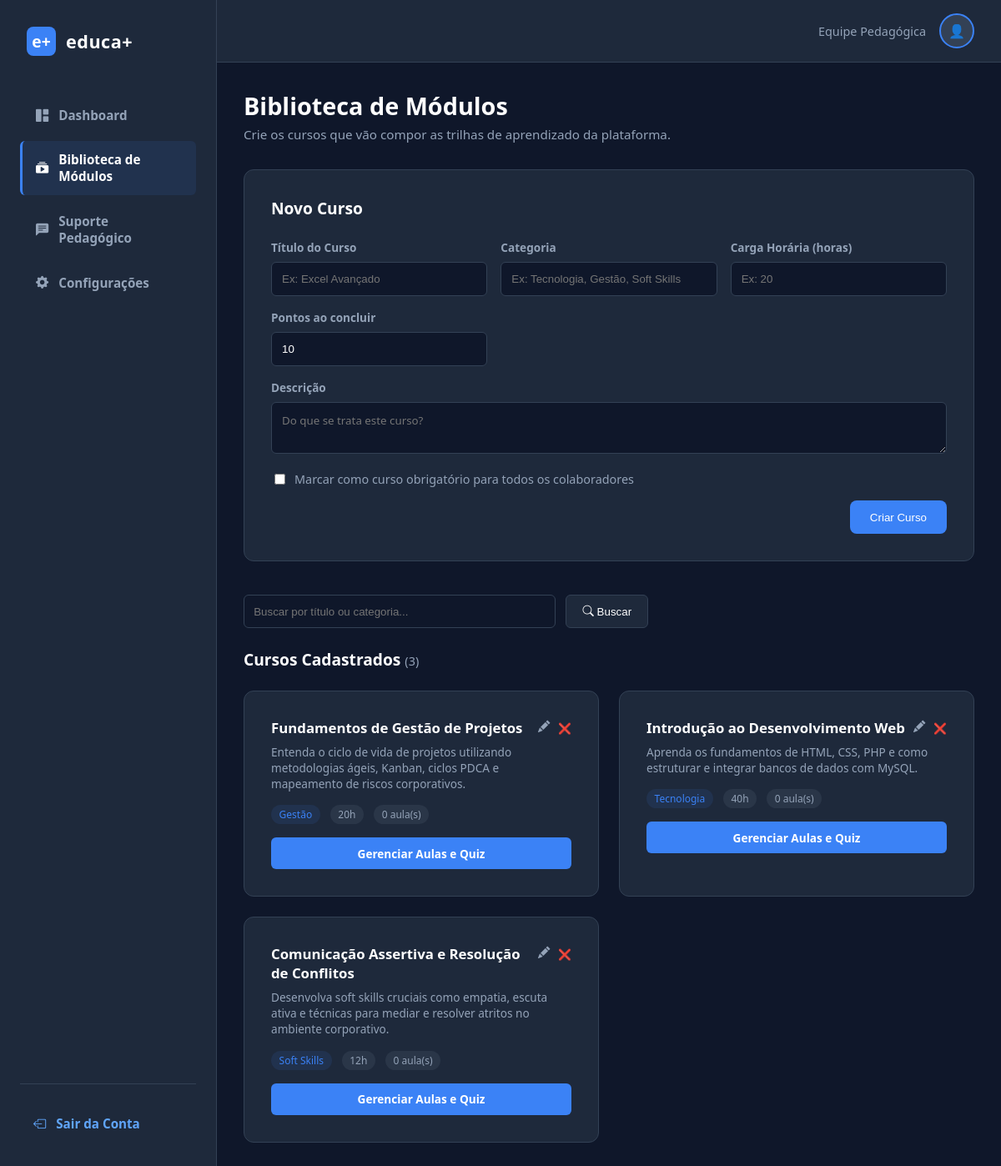
The app's page /gerenciar_cursos.php (signed in) with its own data.
### tables this page shows
CREATE TABLE cursos (
  id INT AUTO_INCREMENT PRIMARY KEY,
  titulo VARCHAR(150) NOT NULL,
  descricao TEXT DEFAULT NULL,
  carga_horaria INT NOT NULL,
  categoria VARCHAR(50) DEFAULT 'Geral',
  criado_em TIMESTAMP NOT NULL DEFAULT CURRENT_TIMESTAMP,
  obrigatorio TINYINT(1) NOT NULL DEFAULT 0
);

### app/autoload.php (called while the page is built, shortened)
<?php
spl_autoload_register(function ($classe) {
    $prefixo = 'App\\';
    $diretorioBase = __DIR__ . '/';
    $classeRelativa = substr($classe, strlen($prefixo));
    $arquivo = $diretorioBase . str_replace('\\', '/', $classeRelativa) . '.php';
});

### app/Core/Database.php (called while the page is built, shortened)
<?php
class Database
{
    private static ?PDO $instancia = null;
    public static function getConexao(): PDO
    {
        if (self::$instancia === null) {
            $host = 'localhost';
            $db   = 'plataforma_treinamento';
            $user = 'root';
            $pass = '';
            $sgbd = 'mysql';
            try {
                self::$instancia = new PDO("$sgbd:host=$host;dbname=$db;charset=utf8mb4", $user, $pass);
                self::$instancia->setAttribute(PDO::ATTR_ERRMODE, PDO::ERRMODE_EXCEPTION);
                self::$instancia->setAttribute(PDO::ATTR_DEFAULT_FETCH_MODE, PDO::FETCH_ASSOC);
            } catch (PDOException $e) {
                error_log('[Database::getConexao] ' . $e->getMessage());
                die("Não foi possível conectar ao banco de dados. Verifique se o MySQL está rodando e tente novamente.");
            }
        }
        return self::$instancia;
    }
}

### app/Controllers/ConteudoController.php (called while the page is built, shortened)
<?php
class ConteudoController
{
    private Curso $cursoModel;
    private Aula $aulaModel;
    public function __construct()
    {
        $this->cursoModel = new Curso();
        $this->aulaModel = new Aula();
    }
    public function listarCursos(): array
    {
        $cursos = $this->cursoModel->todosOrdenados();
        foreach ($cursos as &$c) {
            $c['total_aulas'] = $this->aulaModel->contarPorCurso($c['id']);
        }
        return $cursos;
    }
}

### app/Core/Model.php (called while the page is built, shortened)
<?php
abstract class Model
{
    public function __construct()
    {
        $this->db = Database::getConexao();
    }
}

### app/Models/Curso.php (called while the page is built, shortened)
<?php
class Curso extends Model
{
    public function todosOrdenados(): array
    {
        return $this->db->query("SELECT * FROM cursos ORDER BY id DESC")->fetchAll();
    }
}

### app/Models/Aula.php (called while the page is built, shortened)
<?php
class Aula extends Model
{
    public function contarPorCurso(int $cursoId): int
    {
        $stmt = $this->db->prepare("SELECT COUNT(*) FROM aulas WHERE curso_id = :curso_id");
        $stmt->execute(['curso_id' => $cursoId]);
        return (int) $stmt->fetchColumn();
    }
}

### gerenciar_cursos.php (the view, shortened to what this page needs)
<?php
require_once __DIR__ . '/app/autoload.php';
$conteudoController = new ConteudoController();
$curso_em_edicao = null;
$busca = trim($_GET['busca'] ?? '');
$pagina_atual_num = max(1, (int)($_GET['pagina'] ?? 1));
$por_pagina = 6;
$todos_cursos = $conteudoController->listarCursos();
$total_cursos_encontrados = count($todos_cursos);
$total_paginas = max(1, (int)ceil($total_cursos_encontrados / $por_pagina));
$pagina_atual_num = min($pagina_atual_num, $total_paginas);
$cursos = array_slice($todos_cursos, ($pagina_atual_num - 1) * $por_pagina, $por_pagina);
require_once 'includes/header.php';
?>
<div class="main-container">
    <?php require_once 'includes/sidebar.php'; ?>
    <main class="main-content">
        <div style="margin-bottom: 2rem;">
            <h1 style="margin: 0; font-size: 1.8rem; font-weight: 700; color: var(--text-white);">Biblioteca de Módulos</h1>
            <p style="margin: 0.3rem 0 0 0; color: var(--text-gray); font-size: 0.95rem;">
                Crie os cursos que vão compor as trilhas de aprendizado da plataforma.
            </p>
        </div>
        <div class="stat-card" style="margin-bottom: 2.5rem;">
            <h2 style="font-size: 1.2rem; margin-top: 0; margin-bottom: 1.5rem; color: var(--text-white); font-weight: 600;">
                <?php echo $curso_em_edicao ? 'Editar Curso: ' . htmlspecialchars($curso_em_edicao['titulo']) : 'Novo Curso'; ?>
            </h2>
            <form action="gerenciar_cursos.php" method="POST" style="display: flex; flex-direction: column; gap: 1rem;">
                <div style="display: grid; grid-template-columns: repeat(auto-fit, minmax(200px, 1fr)); gap: 1rem;">
                    <div>
                        <label style="display: block; font-size: 0.85rem; color: var(--text-gray); margin-bottom: 0.5rem; font-weight: 600;">Título do Curso</label>
                        <input type="text" name="titulo" required placeholder="Ex: Excel Avançado" value="<?php echo htmlspecialchars($curso_em_edicao['titulo'] ?? ''); ?>" style="width: 100%; padding: 0.75rem; background-color: var(--bg-dark); border: 1px solid var(--border-color); border-radius: 6px; color: var(--text-white); box-sizing: border-box;">
                    </div>
                    <div>
                        <label style="display: block; font-size: 0.85rem; color: var(--text-gray); margin-bottom: 0.5rem; font-weight: 600;">Categoria</label>
                        <input type="text" name="categoria" placeholder="Ex: Tecnologia, Gestão, Soft Skills" value="<?php echo htmlspecialchars($curso_em_edicao['categoria'] ?? ''); ?>" style="width: 100%; padding: 0.75rem; background-color: var(--bg-dark); border: 1px solid var(--border-color); border-radius: 6px; color: var(--text-white); box-sizing: border-box;">
                    </div>
                    <div>
                        <label style="display: block; font-size: 0.85rem; color: var(--text-gray); margin-bottom: 0.5rem; font-weight: 600;">Carga Horária (horas)</label>
                        <input type="number" name="carga_horaria" min="1" required placeholder="Ex: 20" value="<?php echo htmlspecialchars($curso_em_edicao['carga_horaria'] ?? ''); ?>" style="width: 100%; padding: 0.75rem; background-color: var(--bg-dark); border: 1px solid var(--border-color); border-radius: 6px; color: var(--text-white); box-sizing: border-box;">
                    </div>
                    <div>
                        <label style="display: block; font-size: 0.85rem; color: var(--text-gray); margin-bottom: 0.5rem; font-weight: 600;">Pontos ao concluir</label>
                        <input type="number" name="pontos_recompensa" min="0" required placeholder="Ex: 10" value="<?php echo htmlspecialchars((string)($curso_em_edicao['pontos_recompensa'] ?? 10)); ?>" style="width: 100%; padding: 0.75rem; background-color: var(--bg-dark); border: 1px solid var(--border-color); border-radius: 6px; color: var(--text-white); box-sizing: border-box;">
                    </div>
                </div>
                <div>
                    <label style="display: block; font-size: 0.85rem; color: var(--text-gray); margin-bottom: 0.5rem; font-weight: 600;">Descrição</label>
                    <textarea name="descricao" rows="2" placeholder="Do que se trata este curso?" style="width: 100%; padding: 0.75rem; background-color: var(--bg-dark); border: 1px solid var(--border-color); border-radius: 6px; color: var(--text-white); box-sizing: border-box; resize: vertical; font-family: inherit;"><?php echo htmlspecialchars($curso_em_edicao['descricao'] ?? ''); ?></textarea>
                </div>
                <label style="display: flex; align-items: center; gap: 0.5rem; color: var(--text-gray); font-size: 0.9rem; cursor: pointer;">
                    <input type="checkbox" name="obrigatorio" <?php echo !empty($curso_em_edicao['obrigatorio']) ? 'checked' : ''; ?> style="accent-color: var(--primary);"> Marcar como curso obrigatório para todos os colaboradores
                </label>
                <div style="text-align: right; display: flex; justify-content: flex-end; gap: 0.75rem;">
                    <button type="submit" name="salvar_curso" class="btn-personalizado"><?php echo $curso_em_edicao ? 'Salvar Alterações' : 'Criar Curso'; ?></button>
                </div>
            </form>
        </div>
        <form action="gerenciar_cursos.php" method="GET" style="display: flex; gap: 0.75rem; margin-bottom: 1.5rem;">
            <input type="text" name="busca" value="<?php echo htmlspecialchars($busca); ?>" placeholder="Buscar por título ou categoria..." style="flex: 1; max-width: 350px; padding: 0.7rem; background-color: var(--bg-dark); border: 1px solid var(--border-color); border-radius: 6px; color: var(--text-white);">
            <button type="submit" style="padding: 0.7rem 1.2rem; background-color: var(--bg-card); border: 1px solid var(--border-color); border-radius: 6px; color: var(--text-white); cursor: pointer;"><i class="bi bi-search"></i> Buscar</button>
        </form>
        <h2 style="font-size: 1.2rem; margin-top: 0; margin-bottom: 1.5rem; color: var(--text-white); font-weight: 600;">
            Cursos Cadastrados <span style="color: var(--text-gray); font-weight: 400; font-size: 0.9rem;">(<?php echo $total_cursos_encontrados; ?>)</span>
        </h2>
        <?php if (empty($cursos)): ?>
            <p style="color: var(--text-gray); font-size: 0.95rem;"><?php echo $busca !== '' ? 'Nenhum curso encontrado para essa busca.' : 'Nenhum curso cadastrado ainda. Crie o primeiro acima!'; ?></p>
        <?php else: ?>
            <div style="display: grid; grid-template-columns: repeat(auto-fit, minmax(300px, 1fr)); gap: 1.5rem;">
                <?php foreach ($cursos as $c): ?>
                    <div class="stat-card">
                        <div style="display: flex; justify-content: space-between; align-items: flex-start; margin-bottom: 0.5rem; gap: 0.5rem;">
                            <h3 style="margin: 0; color: var(--text-white); font-size: 1.05rem; font-weight: 700;"><?php echo htmlspecialchars($c['titulo']); ?></h3>
                            <div style="display: flex; gap: 0.6rem; flex-shrink: 0;">
                                <a href="gerenciar_cursos.php?editar=<?php echo $c['id']; ?>" title="Editar curso" style="color: var(--text-gray); text-decoration: none; font-size: 0.9rem;"><i class="bi bi-pencil-fill"></i></a>
                                <form action="gerenciar_cursos.php" method="POST" style="display: inline;" onsubmit="return confirm('Excluir este curso? Todas as aulas e perguntas do quiz dele também serão removidas.');">
                                    <button type="submit" title="Excluir curso" style="color: #60a5fa; background: none; border: none; text-decoration: none; font-size: 0.8rem; cursor: pointer; padding: 0;">❌</button>
                                </form>
                            </div>
                        </div>
                        <p style="color: var(--text-gray); font-size: 0.85rem; margin: 0 0 1rem 0; line-height: 1.4;">
                            <?php echo htmlspecialchars($c['descricao'] ?: 'Sem descrição.'); ?>
                        </p>
                        <div style="display: flex; gap: 0.75rem; flex-wrap: wrap; margin-bottom: 1rem; font-size: 0.75rem;">
                            <span style="background: rgba(59,130,246,0.1); color: var(--primary); padding: 0.2rem 0.6rem; border-radius: 20px;"><?php echo htmlspecialchars($c['categoria']); ?></span>
                            <span style="background: rgba(148,163,184,0.1); color: var(--text-gray); padding: 0.2rem 0.6rem; border-radius: 20px;"><?php echo (int)$c['carga_horaria']; ?>h</span>
                            <span style="background: rgba(148,163,184,0.1); color: var(--text-gray); padding: 0.2rem 0.6rem; border-radius: 20px;"><?php echo $c['total_aulas']; ?> aula(s)</span>
                        </div>
                        <a href="gerenciar_curso_conteudo.php?curso_id=<?php echo $c['id']; ?>" style="display: block; text-align: center; background-color: var(--primary); color: var(--text-white); text-decoration: none; padding: 0.6rem; border-radius: 6px; font-weight: 600; font-size: 0.85rem;">
                            Gerenciar Aulas e Quiz
                        </a>
                    </div>
                <?php endforeach; ?>
            </div>
        <?php endif; ?>
    </main>
</div>
</body>
</html>

### css/style.css (style rules this page uses)
:root { --primary: #3b82f6; --btn-color: #3b82f6; --bg-dark: #0f172a; --bg-card: #1e293b; --text-gray: #94a3b8; --text-white: #ffffff; }
body { margin: 0; font-family: 'Segoe UI', Tahoma, Geneva, Verdana, sans-serif; background-color: var(--bg-dark); color: var(--text-white); }
.main-container { display: flex; flex: 1; width: 100%; align-items: stretch; }
.main-content { flex: 1; min-width: 0; padding: 2rem; box-sizing: border-box; }
.stat-card { background-color: var(--bg-card); padding: 2rem; border-radius: 12px; border: 1px solid var(--border-color); }
.btn-personalizado { background-color: var(--btn-color, var(--primary)) !important; color: white; padding: 0.8rem 1.5rem; border: none; border-radius: 8px; cursor: pointer; }

### records on screen
cursos: titulo "Fundamentos de Gestão de Projetos", descricao "Entenda o ciclo de vida de projetos utilizando metodologias ágeis, Kanban, ciclos PDCA e mapeamento de riscos corporativos.", categoria "Gestão", carga_horaria "20", obrigatorio "0"
cursos: titulo "Introdução ao Desenvolvimento Web", descricao "Aprenda os fundamentos de HTML, CSS, PHP e como estruturar e integrar bancos de dados com MySQL.", categoria "Tecnologia", carga_horaria "40", obrigatorio "0"
cursos: titulo "Comunicação Assertiva e Resolução de Conflitos", descricao "Desenvolva soft skills cruciais como empatia, escuta ativa e técnicas para mediar e resolver atritos no ambiente corporativo.", categoria "Soft Skills", carga_horaria "12", obrigatorio "0"

### other values on screen
$item['nome'] "Dashboard"
$item['nome'] "Biblioteca de Módulos"
$item['nome'] "Suporte Pedagógico"
$item['nome'] "Configurações"
$_SESSION['usuario_nome'] "Equipe Pedagógica"
$total_cursos_encontrados "3"
